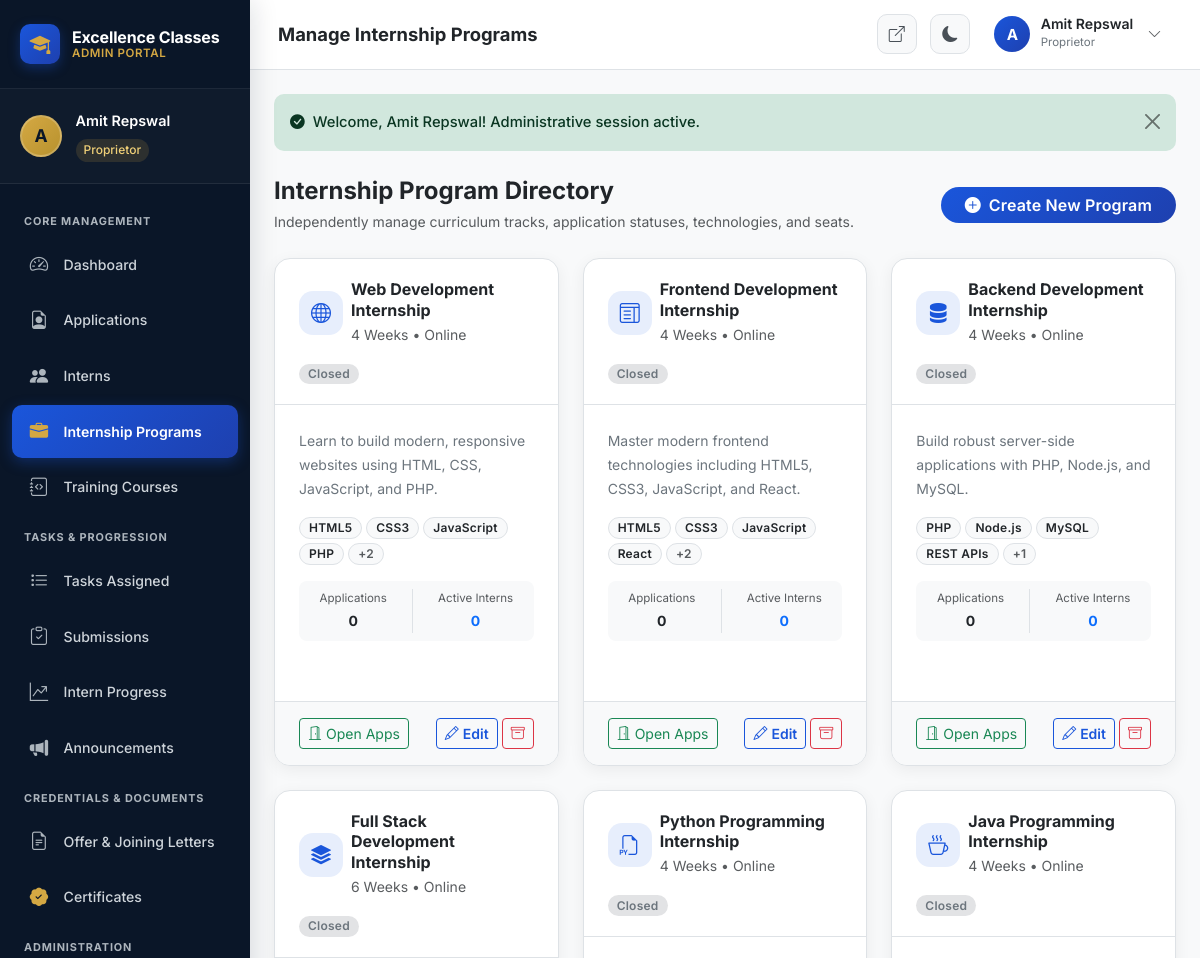
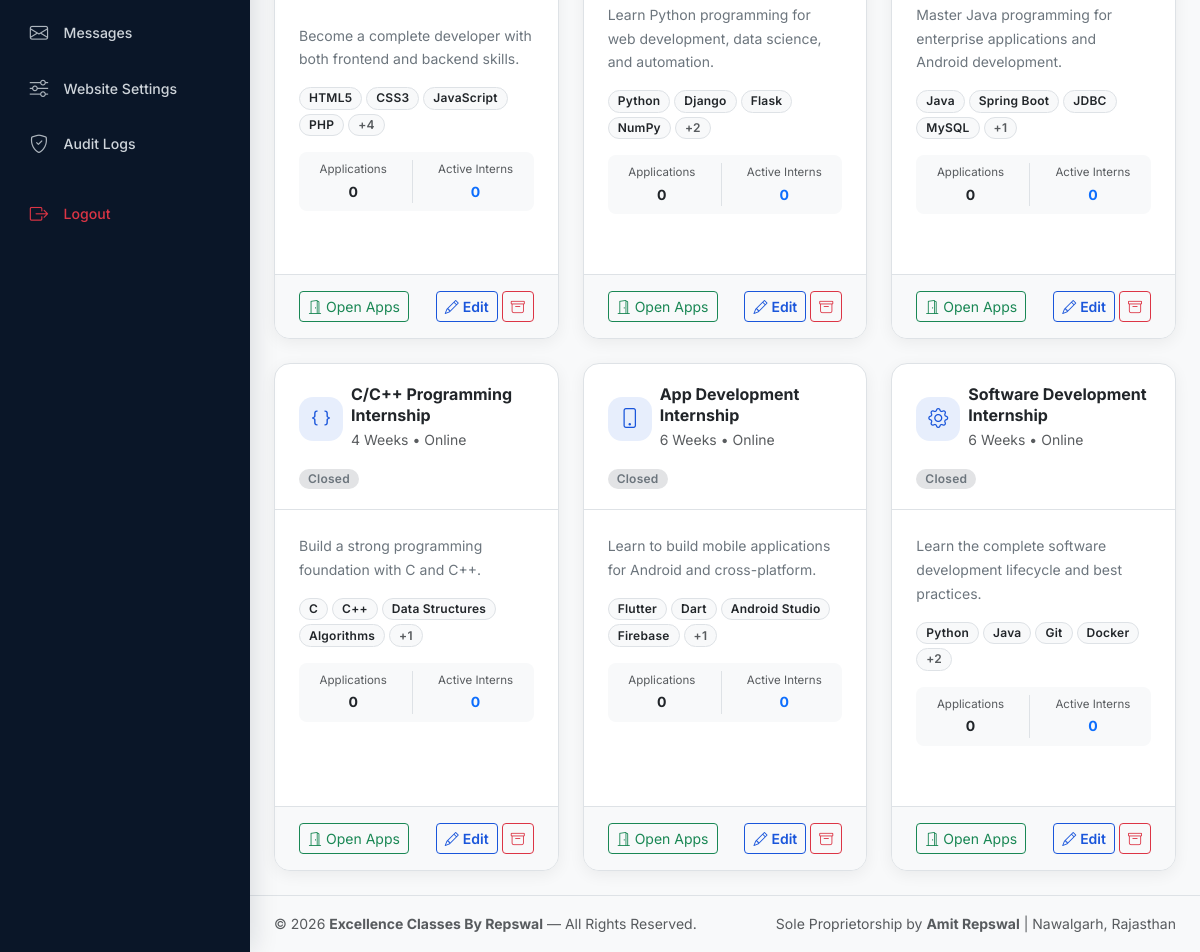
/admin/programs.php (signed in), run on the app's committed database (2 pictures, top to bottom).
### tables this page shows
CREATE TABLE `internship_programs` (
    `id` INT UNSIGNED AUTO_INCREMENT PRIMARY KEY,
    `title` VARCHAR(200) NOT NULL,
    `slug` VARCHAR(200) NOT NULL UNIQUE,
    `short_description` TEXT NULL,
    `description` LONGTEXT NULL,
    `duration` VARCHAR(100) NOT NULL DEFAULT '4 Weeks',
    `mode` ENUM('Online','Offline','Hybrid') NOT NULL DEFAULT 'Online',
    `eligibility` TEXT NULL,
    `technologies` JSON NULL,
    `skills_covered` JSON NULL,
    `total_seats` INT UNSIGNED NULL,
    `filled_seats` INT UNSIGNED NOT NULL DEFAULT 0,
    `application_deadline` DATE NULL,
    `application_status` ENUM('Open','Closed') NOT NULL DEFAULT 'Closed',
    `icon_class` VARCHAR(100) NULL,
    `image` VARCHAR(500) NULL,
    `is_active` TINYINT(1) NOT NULL DEFAULT 1,
    `is_archived` TINYINT(1) NOT NULL DEFAULT 0,
    `sort_order` INT NOT NULL DEFAULT 0,
    `created_by` INT UNSIGNED NULL,
    `created_at` TIMESTAMP DEFAULT CURRENT_TIMESTAMP,
    `updated_at` TIMESTAMP DEFAULT CURRENT_TIMESTAMP ON UPDATE CURRENT_TIMESTAMP,
    FOREIGN KEY (`created_by`) REFERENCES `admins`(`id`) ON DELETE SET NULL ON UPDATE CASCADE,
    INDEX `idx_programs_slug` (`slug`),
    INDEX `idx_programs_status` (`application_status`),
    INDEX `idx_programs_active` (`is_active`)
);

### admin/programs.php (the view, shortened to what this page needs)
<?php
require_once __DIR__ . '/includes/header.php';
$pdo = getDBConnection();
$programs = $pdo->query("
    SELECT p.*,
           (SELECT COUNT(*) FROM internship_applications WHERE program_id = p.id) AS applications_count,
           (SELECT COUNT(*) FROM internship_enrollments WHERE program_id = p.id AND internship_status = 'In Progress') AS active_count
    FROM internship_programs p
    WHERE p.is_archived = 0
    ORDER BY p.sort_order ASC, p.id ASC
")->fetchAll();
?>
<div class="d-flex justify-content-between align-items-center flex-wrap gap-2 mb-4">
    <div>
        <h4 class="fw-bold mb-1">Internship Program Directory</h4>
        <p class="text-muted small mb-0">Independently manage curriculum tracks, application statuses, technologies, and seats.</p>
    </div>
    <button type="button" class="btn btn-primary rounded-pill px-4" data-bs-toggle="modal" data-bs-target="#createProgramModal">
        <i class="bi bi-plus-circle-fill me-2"></i>Create New Program
    </button>
</div>
<div class="row g-4">
    <?php foreach ($programs as $prog): ?>
        <?php
            $isOpen = ($prog['application_status'] === 'Open');
            $techs = !empty($prog['technologies']) ? json_decode($prog['technologies'], true) : [];
            $icon = !empty($prog['icon_class']) ? $prog['icon_class'] : 'bi-briefcase';
        ?>
        <div class="col-lg-4 col-md-6">
            <div class="panel-card h-100 d-flex flex-column">
                <div class="panel-header d-flex justify-content-between align-items-start">
                    <div class="d-flex align-items-center gap-2">
                        <div class="metric-icon royal" style="width: 44px; height: 44px; font-size: 1.25rem;">
                            <i class="bi <?= e($icon) ?>"></i>
                        </div>
                        <div>
                            <h6 class="fw-bold mb-0 text-dark"><?= e($prog['title']) ?></h6>
                            <small class="text-muted"><?= e($prog['duration']) ?> • <?= e($prog['mode']) ?></small>
                        </div>
                    </div>
                    <?php if ($isOpen): ?>
                        <span class="badge bg-success-subtle text-success">Open</span>
                    <?php else: ?>
                        <span class="badge bg-secondary-subtle text-secondary">Closed</span>
                    <?php endif; ?>
                </div>
                <div class="panel-body flex-grow-1">
                    <p class="text-secondary small leading-relaxed mb-3">
                        <?= e(truncate($prog['short_description'] ?? '', 120)) ?>
                    </p>
                    <?php if (!empty($techs)): ?>
                        <div class="mb-3 d-flex flex-wrap gap-1">
                            <?php foreach (array_slice((array)$techs, 0, 4) as $t): ?>
                                <span class="badge bg-light text-dark border small"><?= e($t) ?></span>
                            <?php endforeach; ?>
                            <?php if (count((array)$techs) > 4): ?>
                                <span class="badge bg-light text-muted border small">+<?= count((array)$techs) - 4 ?></span>
                            <?php endif; ?>
                        </div>
                    <?php endif; ?>
                    <div class="p-2 bg-light rounded-3 d-flex justify-content-around text-center small mb-2">
                        <div>
                            <span class="text-muted d-block" style="font-size: 0.72rem;">Applications</span>
                            <span class="fw-bold text-dark"><?= (int)$prog['applications_count'] ?></span>
                        </div>
                        <div>
                            <span class="text-muted d-block" style="font-size: 0.72rem;">Active Interns</span>
                            <span class="fw-bold text-primary"><?= (int)$prog['active_count'] ?></span>
                        </div>
                    </div>
                </div>
                <div class="panel-footer d-flex justify-content-between align-items-center">
                    <form method="POST" action="<?= baseUrl('admin/programs.php') ?>" class="d-inline">
                        <?php if ($isOpen): ?>
                            <button type="submit" class="btn btn-sm btn-outline-warning text-dark" title="Close Applications">
                                <i class="bi bi-door-closed me-1"></i>Close Apps
                            </button>
                        <?php else: ?>
                            <button type="submit" class="btn btn-sm btn-outline-success" title="Open Applications">
                                <i class="bi bi-door-open me-1"></i>Open Apps
                            </button>
                        <?php endif; ?>
                    </form>
                    <div class="d-flex gap-1">
                        <button type="button" class="btn btn-sm btn-outline-primary" data-bs-toggle="modal" data-bs-target="#editModal<?= (int)$prog['id'] ?>">
                            <i class="bi bi-pencil me-1"></i>Edit
                        </button>
                        <form method="POST" action="<?= baseUrl('admin/programs.php') ?>" class="d-inline" onsubmit="return confirm('Archive this internship program? It will no longer appear on public pages.');">
                            <button type="submit" class="btn btn-sm btn-outline-danger" title="Archive">
                                <i class="bi bi-archive"></i>
                            </button>
                        </form>
                    </div>
                </div>
            </div>
        </div>
    <?php endforeach; ?>
</div>
<?php require_once __DIR__ . '/includes/footer.php'; ?>

### assets/css/style.css (style rules this page uses)
:root { --navy: #0a1628; --navy-light: #0f2140; --navy-mid: #162d50; --royal: #1a56db; --royal-light: #3b82f6; --royal-dark: #1e40af; --gold: #d4a843; --gold-light: #f0d078; --gold-dark: #b8922e; --white: #ffffff; --off-white: #f8f9fa; --gray-50: #f1f3f5; --gray-100: #e9ecef; --gray-200: #dee2e6; --gray-300: #ced4da; --gray-400: #adb5bd; --gray-500: #6c757d; --gray-600: #495057; --gray-700: #343a40; --gray-800: #212529; --success: #059669; --warning: #d97706; --danger: #dc2626; --info: #0891b2; --bg-primary: var(--white); --bg-secondary: var(--off-white); --bg-card: var(--white); --text-primary: var(--gray-800); --text-secondary: var(--gray-600); --text-muted: var(--gray-500); --border-color: var(--gray-200); --shadow-color: rgba(0, 0, 0, 0.06); --glass-bg: rgba(255, 255, 255, 0.7); --glass-border: rgba(255, 255, 255, 0.3); --glass-shadow: 0 8px 32px rgba(10, 22, 40, 0.08); --font-sans: 'Inter', -apple-system, BlinkMacSystemFont, 'Segoe UI', sans-serif; --font-display: 'Playfair Display', Georgia, serif; --transition: 0.3s cubic-bezier(0.4, 0, 0.2, 1); --transition-fast: 0.15s ease; --transition-slow: 0.5s cubic-bezier(0.4, 0, 0.2, 1); --section-py: 6rem; --navbar-height: 76px; --radius-sm: 6px; --radius: 10px; --radius-lg: 16px; --radius-xl: 24px; --radius-full: 50%; }
*, *::before, *::after { margin: 0; padding: 0; box-sizing: border-box; }
html { scroll-behavior: smooth; scroll-padding-top: var(--navbar-height); }
body { font-family: var(--font-sans); font-size: 1rem; line-height: 1.7; color: var(--text-primary); background: var(--bg-primary); -webkit-font-smoothing: antialiased; -moz-osx-font-smoothing: grayscale; overflow-x: hidden; }
h1, h2, h3, h4, h5, h6 { font-weight: 700; line-height: 1.3; color: var(--text-primary); }
.btn-primary { background: linear-gradient(135deg, var(--royal), var(--royal-dark)); border: none; font-weight: 600; letter-spacing: 0.01em; transition: all var(--transition); }
.btn-outline-primary { color: var(--royal); border-color: var(--royal); font-weight: 600; transition: all var(--transition); }
.badge { font-weight: 600; font-size: 0.75rem; padding: 0.35em 0.75em; border-radius: 50px; letter-spacing: 0.02em; }

### assets/css/dashboard.css (style rules this page uses)
.metric-icon { width: 52px; height: 52px; border-radius: 14px; display: flex; align-items: center; justify-content: center; font-size: 1.5rem; flex-shrink: 0; }
.metric-icon.royal { background: rgba(26, 86, 219, 0.1); color: var(--royal); }
.panel-card { background: var(--bg-card); border: 1px solid var(--border-color); border-radius: 16px; margin-bottom: 1.75rem; box-shadow: 0 4px 16px var(--shadow-color); overflow: hidden; }
.panel-header { padding: 1.25rem 1.5rem; border-bottom: 1px solid var(--border-color); display: flex; align-items: center; justify-content: space-between; gap: 1rem; flex-wrap: wrap; }
.panel-body { padding: 1.5rem; }
.panel-footer { padding: 1rem 1.5rem; border-top: 1px solid var(--border-color); background: var(--bg-secondary); display: flex; align-items: center; justify-content: space-between; }

### data on the page
internship_programs: title "Web Development Internship", duration "4 Weeks", mode "Online", application_status "Closed", short_description "Learn to build modern, responsive websites using HTML, CSS, JavaScript, and PHP.", technologies "HTML5", technologies "CSS3", technologies "JavaScript", technologies "PHP", count((array)$techs)-4 "2", applications_count "0", active_count "0"
internship_programs: title "Frontend Development Internship", duration "4 Weeks", mode "Online", application_status "Closed", short_description "Master modern frontend technologies including HTML5, CSS3, JavaScript, and React.", technologies "HTML5", technologies "CSS3", technologies "JavaScript", technologies "React", count((array)$techs)-4 "2", applications_count "0", active_count "0"
internship_programs: title "Backend Development Internship", duration "4 Weeks", mode "Online", application_status "Closed", short_description "Build robust server-side applications with PHP, Node.js, and MySQL.", technologies "PHP", technologies "Node.js", technologies "MySQL", technologies "REST APIs", count((array)$techs)-4 "1", applications_count "0", active_count "0"
internship_programs: title "Full Stack Development Internship", duration "6 Weeks", mode "Online", application_status "Closed", short_description "Become a complete developer with both frontend and backend skills.", technologies "HTML5", technologies "CSS3", technologies "JavaScript", technologies "PHP", count((array)$techs)-4 "4", applications_count "0", active_count "0"
internship_programs: title "Python Programming Internship", duration "4 Weeks", mode "Online", application_status "Closed", short_description "Learn Python programming for web development, data science, and automation.", technologies "Python", technologies "Django", technologies "Flask", technologies "NumPy", count((array)$techs)-4 "2", applications_count "0", active_count "0"
internship_programs: title "Java Programming Internship", duration "4 Weeks", mode "Online", application_status "Closed", short_description "Master Java programming for enterprise applications and Android development.", technologies "Java", technologies "Spring Boot", technologies "JDBC", technologies "MySQL", count((array)$techs)-4 "1", applications_count "0", active_count "0"
internship_programs: title "C/C++ Programming Internship", duration "4 Weeks", mode "Online", application_status "Closed", short_description "Build a strong programming foundation with C and C++.", technologies "C", technologies "C++", technologies "Data Structures", technologies "Algorithms", count((array)$techs)-4 "1", applications_count "0", active_count "0"
internship_programs: title "App Development Internship", duration "6 Weeks", mode "Online", application_status "Closed", short_description "Learn to build mobile applications for Android and cross-platform.", technologies "Flutter", technologies "Dart", technologies "Android Studio", technologies "Firebase", count((array)$techs)-4 "1", applications_count "0", active_count "0"
internship_programs: title "Software Development Internship", duration "6 Weeks", mode "Online", application_status "Closed", short_description "Learn the complete software development lifecycle and best practices.", technologies "Python", technologies "Java", technologies "Git", technologies "Docker", count((array)$techs)-4 "2", applications_count "0", active_count "0"

### other printed values
substr($currentAdmin['name'] ?? 'A', 0, 1) "A"
$currentAdmin['name'] "Amit Repswal"
$adminPageTitle "Manage Internship Programs"
$currentAdmin['designation'] ?: 'Administrator' "Proprietor"
$message "Welcome, Amit Repswal! Administrative session active."
APP_NAME "Excellence Classes By Repswal"
